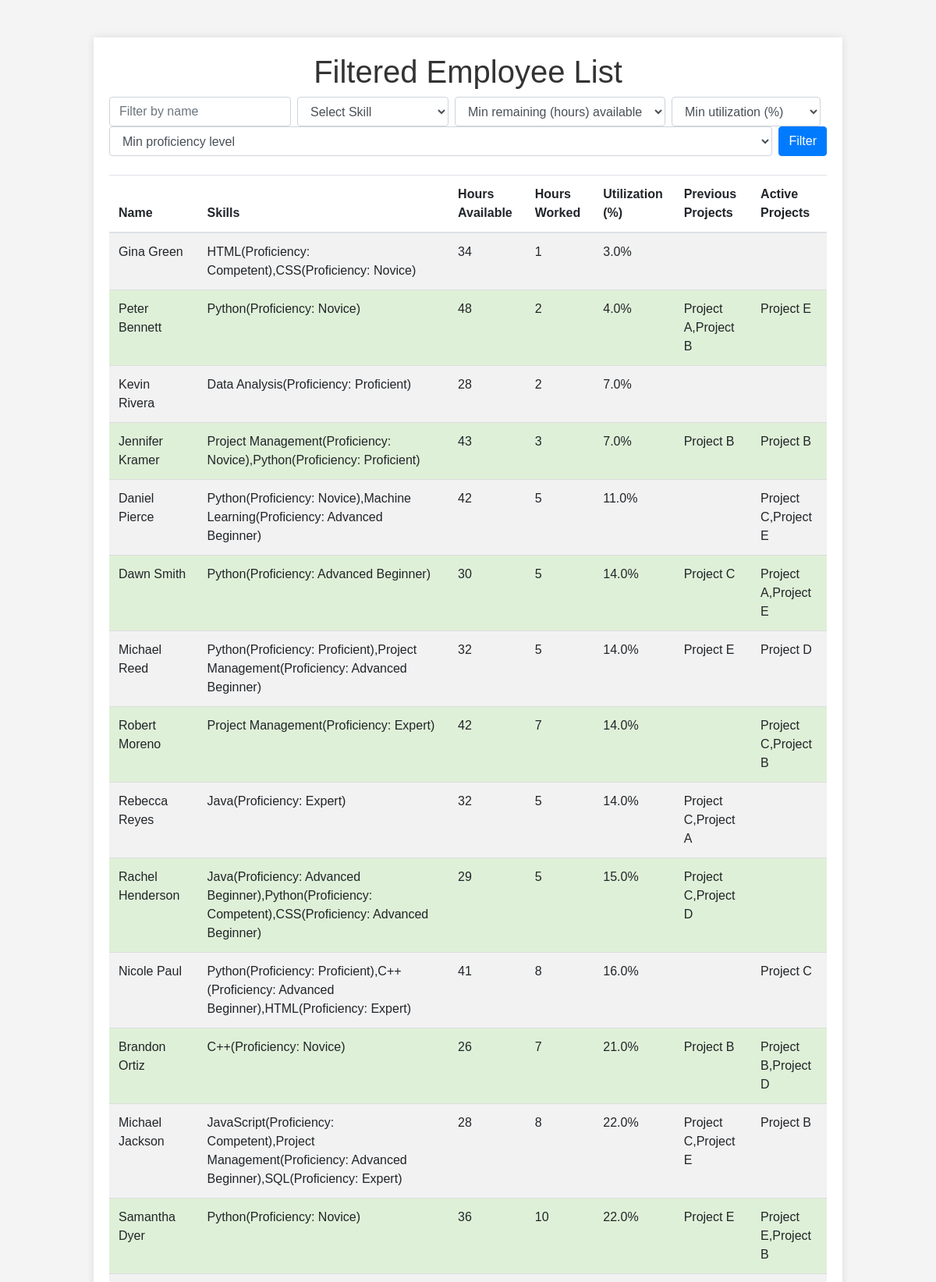
The page / (upper part) on the database its author committed.
### app.py (models this page shows, shortened)
class Employee(db.Model):
    __tablename__ = 'employees_central'
    id = db.Column(db.Integer, primary_key=True)
    name = db.Column(db.String(100))
    skills = db.Column(db.String(255))
    hours_remaining = db.Column(db.Integer)
    hours_worked = db.Column(db.Integer)
    utilization = db.Column(db.Float)
    previous_projects = db.Column(db.String(255))
    active_projects = db.Column(db.String(255))

### app.py (the view)
@app.route('/')
def index():
    employees = Employee.query.order_by(Employee.utilization).all()
    return render_template('index.html', employees=employees)

### templates/index.html (shortened to what this page needs)
<!DOCTYPE html>
<html lang="en">
<head>
    <link rel="stylesheet" href="https://stackpath.bootstrapcdn.com/bootstrap/4.5.2/css/bootstrap.min.css">
    <link rel="stylesheet" href="{{ url_for('static', filename='css/style.css') }}">
</head>
<body>
    <div class="container mt-5">
        <h1 class="text-center">Filtered Employee List</h1>
        <form action="/filter" method="POST" class="form-inline justify-content-center mb-4">
            <input type="text" name="name" class="form-control mr-2" placeholder="Filter by name">
            <select name="skill" class="form-control mr-2">
                <option value="">Select Skill</option>
            </select>
            <select name="hours_remaining" class="form-control mr-2">
                <option value="">Min remaining (hours) available</option>
            </select>
            <select name="utilization" class="form-control mr-2">
                <option value="">Min utilization (%)</option>
            </select>
            <select name="proficiency" class="form-control mr-2">
                <option value="">Min proficiency level</option>
            </select>
            <button type="submit" class="btn btn-primary">Filter</button>
        </form>
        <table class="table table-striped">
            <thead>
                <tr>
                    <th>Name</th>
                    <th>Skills</th>
                    <th>Hours Available</th>
                    <th>Hours Worked</th>
                    <th>Utilization (%)</th>
                    <th>Previous Projects</th>
                    <th>Active Projects</th>
                </tr>
            </thead>
            <tbody>
                {% for employee in employees %}
                <tr class="utilization-{{ 'low' if employee.utilization < 0.4 else 'medium' if employee.utilization < 0.7 else 'high' }}">
                    <td>{{ employee.name }}</td>
                    <td>{{ employee.skills }}</td>
                    <td>{{ employee.hours_remaining }}</td>
                    <td>{{ employee.hours_worked }}</td>
                    <td>{{ (employee.utilization * 100)|round(0) }}%</td>
                    <td>{{ employee.previous_projects }}</td>
                    <td>{{ employee.active_projects }}</td>
                </tr>
                {% endfor %}
            </tbody>
        </table>
    </div>
</body>
</html>

### static/css/style.css (style rules this page uses)
body { font-family: Arial, sans-serif; background-color: #f4f4f4; margin: 0; padding: 0; }
.container { width: 80%; margin: auto; overflow: hidden; padding: 20px; background: #fff; margin-top: 20px; box-shadow: 0 0 10px rgba(0, 0, 0, 0.1); }
h1 { text-align: center; color: #333; }
form { margin-bottom: 20px; display: flex; justify-content: space-between; }
form input, form select { padding: 10px; margin-right: 10px; border: 1px solid #ddd; border-radius: 5px; flex: 1; }
form button { padding: 10px 20px; background-color: #5cb85c; color: white; border: none; border-radius: 5px; cursor: pointer; }
table { width: 100%; border-collapse: collapse; }
table th, table td { padding: 12px; text-align: left; border-bottom: 1px solid #ddd; }
.utilization-low { background-color: #dff0d8; }

### rows shown on the page
Employee: name "Gina Green", skills "HTML(Proficiency: Competent),CSS(Proficiency: Novice)", hours_remaining "34", hours_worked "1", (employee.utilization*100)|round(0) "3.0"
Employee: name "Peter Bennett", skills "Python(Proficiency: Novice)", hours_remaining "48", hours_worked "2", (employee.utilization*100)|round(0) "4.0", previous_projects "Project A,Project B", active_projects "Project E"
Employee: name "Kevin Rivera", skills "Data Analysis(Proficiency: Proficient)", hours_remaining "28", hours_worked "2", (employee.utilization*100)|round(0) "7.0"
Employee: name "Jennifer Kramer", skills "Project Management(Proficiency: Novice),Python(Proficiency: Proficient)", hours_remaining "43", hours_worked "3", (employee.utilization*100)|round(0) "7.0", previous_projects "Project B", active_projects "Project B"
Employee: name "Daniel Pierce", skills "Python(Proficiency: Novice),Machine Learning(Proficiency: Advanced Beginner)", hours_remaining "42", hours_worked "5", (employee.utilization*100)|round(0) "11.0", active_projects "Project C,Project E"
Employee: name "Dawn Smith", skills "Python(Proficiency: Advanced Beginner)", hours_remaining "30", hours_worked "5", (employee.utilization*100)|round(0) "14.0", previous_projects "Project C", active_projects "Project A,Project E"
Employee: name "Michael Reed", skills "Python(Proficiency: Proficient),Project Management(Proficiency: Advanced Beginner)", hours_remaining "32", hours_worked "5", (employee.utilization*100)|round(0) "14.0", previous_projects "Project E", active_projects "Project D"
Employee: name "Robert Moreno", skills "Project Management(Proficiency: Expert)", hours_remaining "42", hours_worked "7", (employee.utilization*100)|round(0) "14.0", active_projects "Project C,Project B"
Employee: name "Rebecca Reyes", skills "Java(Proficiency: Expert)", hours_remaining "32", hours_worked "5", (employee.utilization*100)|round(0) "14.0", previous_projects "Project C,Project A"
Employee: name "Rachel Henderson", skills "Java(Proficiency: Advanced Beginner),Python(Proficiency: Competent),CSS(Proficiency: Advanced Beginner)", hours_remaining "29", hours_worked "5", (employee.utilization*100)|round(0) "15.0", previous_projects "Project C,Project D"
Employee: name "Nicole Paul", skills "Python(Proficiency: Proficient),C++(Proficiency: Advanced Beginner),HTML(Proficiency: Expert)", hours_remaining "41", hours_worked "8", (employee.utilization*100)|round(0) "16.0", active_projects "Project C"
Employee: name "Brandon Ortiz", skills "C++(Proficiency: Novice)", hours_remaining "26", hours_worked "7", (employee.utilization*100)|round(0) "21.0", previous_projects "Project B", active_projects "Project B,Project D"
Employee: name "Michael Jackson", skills "JavaScript(Proficiency: Competent),Project Management(Proficiency: Advanced Beginner),SQL(Proficiency: Expert)", hours_remaining "28", hours_worked "8", (employee.utilization*100)|round(0) "22.0", previous_projects "Project C,Project E", active_projects "Project B"
Employee: name "Samantha Dyer", skills "Python(Proficiency: Novice)", hours_remaining "36", hours_worked "10", (employee.utilization*100)|round(0) "22.0", previous_projects "Project E", active_projects "Project E,Project B"
